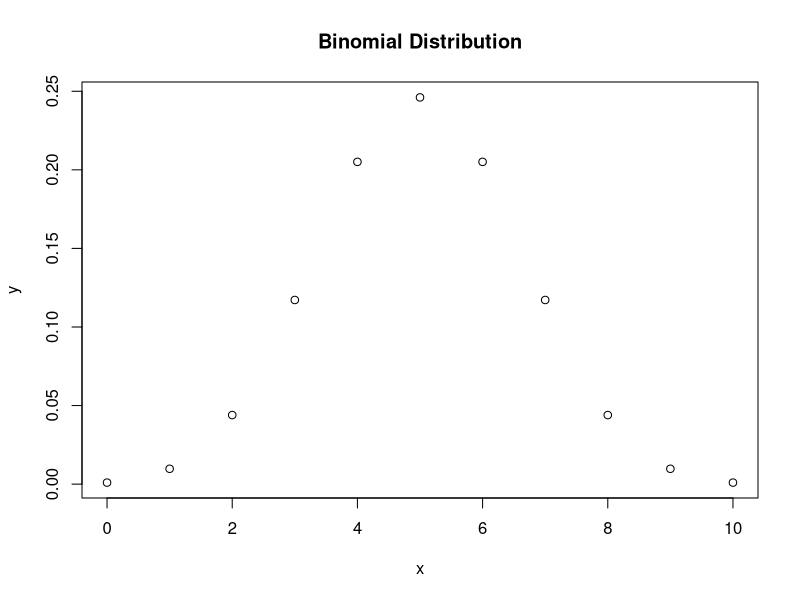
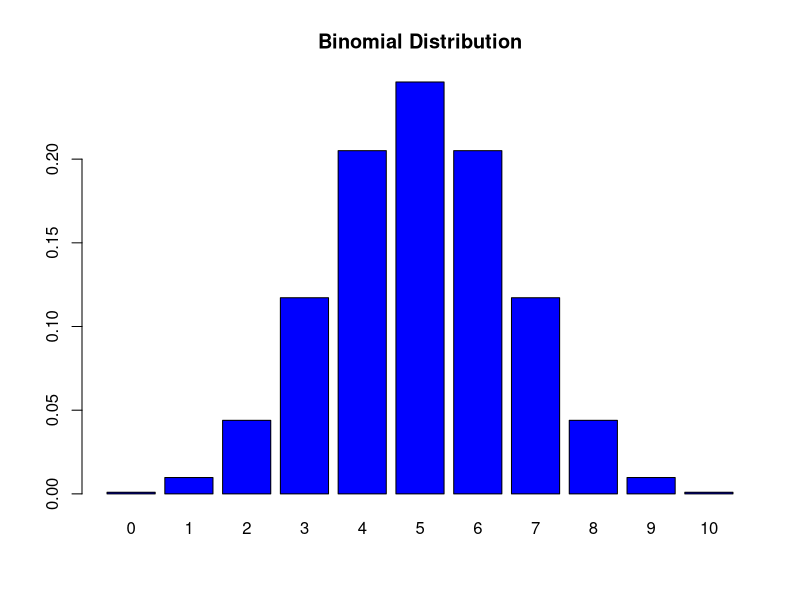
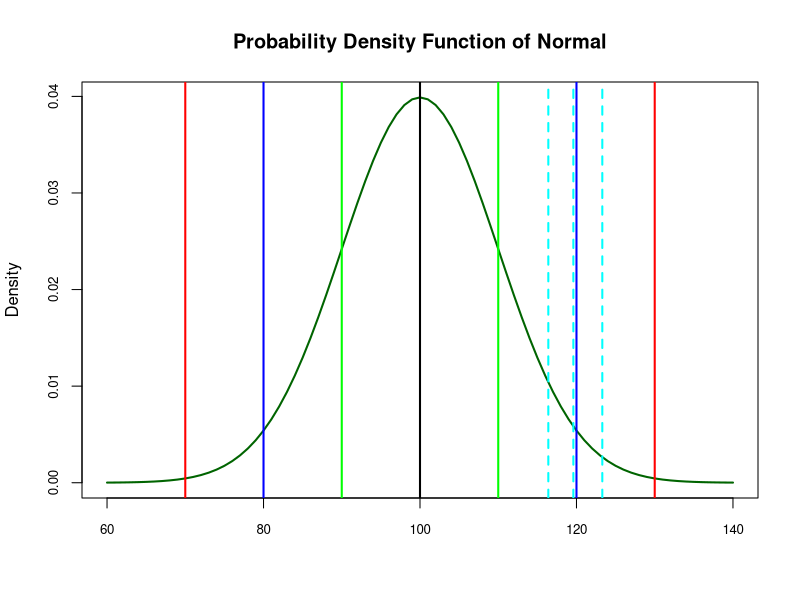
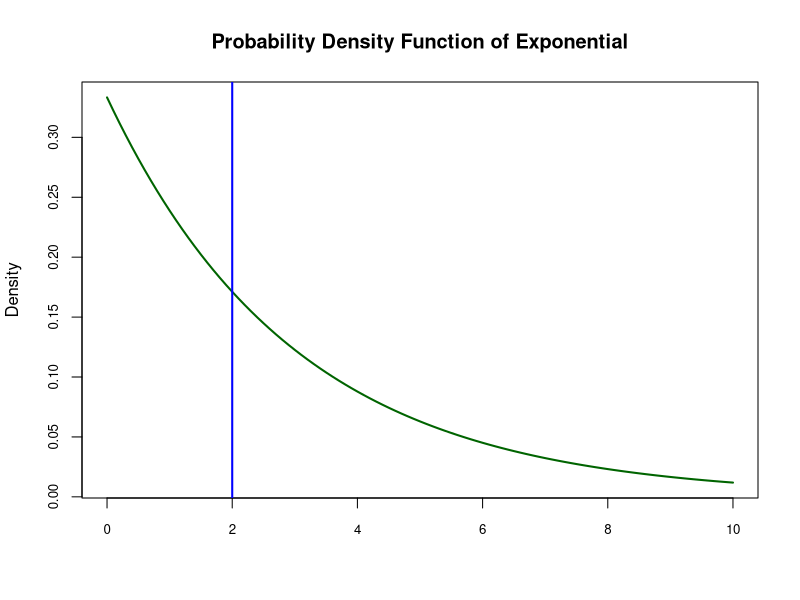

These figures' R source, in order:


# Binomial - chap 5

#dbinom(x, size, prob, log = FALSE)
#pbinom(q, size, prob, lower.tail = TRUE, log.p = FALSE)
#qbinom(p, size, prob, lower.tail = TRUE, log.p = FALSE)
#rbinom(n, size, prob)
## 'd' density 'p' cumulative probability 'q' quantile 'r' random

### 10 coins are tossed. p = probability(H) = 0.5, x= Number of heads

n=10
p=0.5
x = 3

dbinom(x, n, p) ## 3 heads

pbinom(x, n, p, lower.tail = TRUE) ## <= 3 heads

dbinom(0, n, p) + dbinom(1, n, p) + dbinom(2, n, p) + dbinom(3, n, p)

pbinom(x, n, p, lower.tail = FALSE) ## > 3 heads

1 - (dbinom(0, n, p) + dbinom(1, n, p) + dbinom(2, n, p) + dbinom(3, n, p))

qbinom(0.171875, n, p, lower.tail = TRUE, log.p = FALSE)

qbinom(0.85, n, p, lower.tail = TRUE, log.p = FALSE)

rbinom(20, n, p)

## Binomial Distribution

# Create a sample of 10 numbers which are incremented by 1.
x <- seq(0,10,by = 1)
# Create the binomial distribution.
y <- dbinom(x,10,0.5)
# Plot the graph for this sample.
plot(x,y, main="Binomial Distribution")

barplot(y, main = "Binomial Distribution", names.arg = x, col = "blue", horiz = FALSE)

df <- data.frame(x,y)
df$prdct <- df$x*df$y
mean_x <- sum(df$prdct)
mean_x



#########################################################################################

# Poisson - chap 5

#dpois(x, lambda, log = FALSE)
#ppois(q, lambda, lower.tail = TRUE, log.p = FALSE)
#qpois(p, lambda, lower.tail = TRUE, log.p = FALSE)
#rpois(n, lambda)

#If there are 10 cars crossing a bridge per minute on average, find the probability of having 
#10 or more cars crossing the bridge in a particular minute.

lambda <- 10  ## mean number of cars

dpois(10, lambda, log = FALSE)

ppois(10, lambda, lower.tail = TRUE, log.p = FALSE)

ppois(10, lambda, lower.tail = FALSE, log.p = FALSE)

ppois(9, lambda, lower.tail = FALSE, log.p = FALSE)

ppois(9, lambda, lower.tail = TRUE, log.p = FALSE)

qpois(0.477, lambda, lower.tail = TRUE, log.p = FALSE)

qpois(0.999999999, lambda, lower.tail = TRUE, log.p = FALSE)

rpois(20, lambda)

############################################################################################

# hypergrometric - chap 5

#dhyper(x, m, n, k, log = FALSE)
#phyper(q, m, n, k, lower.tail = TRUE, log.p = FALSE)
#qhyper(p, m, n, k, lower.tail = TRUE, log.p = FALSE)
#rhyper(nn, m, n, k)
#x,q, and m are white balls, n black balls, m+n total balls, k sample size

#A small voting district has 101 female voters and 95 male voters. A random sample of 10 voters is drawn. 
#What is the probability exactly 7 of the voters will be female?

x = 7                 ##  101 (m)  &  M: 95 (n)
m = 101               ## sample of  10  (k)
n = 95                ##  7 (x)  & M: 3  
k =10

dhyper(x, m, n, k, log = FALSE)

#################################################################################################

# Normal - chap 6

#dnorm(x, mean = 0, sd = 1, log = FALSE)
#pnorm(q, mean = 0, sd = 1, lower.tail = TRUE, log.p = FALSE)
#qnorm(p, mean = 0, sd = 1, lower.tail = TRUE, log.p = FALSE)
#rnorm(n, mean = 0, sd = 1)

# avg monthly cell phone bill has mean =$100, sd=$10

mean = 100
sd = 10

dnorm(100, mean = mean, sd = sd, log = FALSE)

pnorm(100, mean = mean, sd = sd, log = FALSE)

set.seed(3000)
xseq<-seq(60,140,1)
densities<-dnorm(xseq, 100,10)
plot(xseq, densities, col="darkgreen",xlab="", ylab="Density", type="l",lwd=2, cex=2, 
     main="Probability Density Function of Normal", cex.axis=.8)

pnorm(100, mean = mean, sd = sd, lower.tail = TRUE, log.p = FALSE)
abline(v = 100, col = "black", lwd = 2)
pnorm(90, mean = mean, sd = sd, lower.tail = TRUE, log.p = FALSE)
abline(v = 90, col = "green", lwd = 2)
pnorm(80, mean = mean, sd = sd, lower.tail = TRUE, log.p = FALSE)
abline(v = 80, col = "blue", lwd = 2)
pnorm(70, mean = mean, sd = sd, lower.tail = TRUE, log.p = FALSE)
abline(v = 70, col = "red", lwd = 2)

pnorm(90, mean = mean, sd = sd, lower.tail = TRUE, log.p = FALSE)
abline(v = 110, col = "green", lwd = 2)
pnorm(80, mean = mean, sd = sd, lower.tail = TRUE, log.p = FALSE)
abline(v = 120, col = "blue", lwd = 2)
pnorm(70, mean = mean, sd = sd, lower.tail = TRUE, log.p = FALSE)
abline(v = 130, col = "red", lwd = 2)

qnorm(0.95, mean = mean, sd = sd, lower.tail = TRUE, log.p = FALSE)
abline(v = 116.4, col = "cyan", lwd = 2, lty =2)
qnorm(0.975, mean = mean, sd = sd, lower.tail = TRUE, log.p = FALSE)
abline(v = 119.6, col = "cyan", lwd = 2, lty =2)
qnorm(0.99, mean = mean, sd = sd, lower.tail = TRUE, log.p = FALSE)
abline(v = 123.3, col = "cyan", lwd = 2, lty =2)



#############################################

#qnorm(0.99, mean = 0, sd = 1, lower.tail = TRUE, log.p = FALSE)
#pnorm(-1.63, mean = 0, sd = 1, lower.tail = TRUE, log.p = FALSE)

#qchisq(0.975,df=19)
#qchisq(0.025,df=19)

##############################################################################################

# exponential - chap 6

#dexp(x, rate = 1, log = FALSE)
#pexp(q, rate = 1, lower.tail = TRUE, log.p = FALSE)
#qexp(p, rate = 1, lower.tail = TRUE, log.p = FALSE)
#rexp(n, rate = 1)

#Suppose the mean checkout time of a supermarket cashier is 3 minutes. Find the probability of a 
#customer checkout being completed by the cashier in less than 2 minutes.

pexp(2, rate=1/3) 

set.seed(3000)
xseq<-seq(0,10,0.1)
densities<-dexp(xseq, 1/3)
plot(xseq, densities, col="darkgreen",xlab="", ylab="Density", type="l",lwd=2, cex=2, 
     main="Probability Density Function of Exponential", cex.axis=.8)

qexp(0.486, rate=1/3, lower.tail = TRUE, log.p = FALSE)
abline(v = 2, col = "blue", lwd = 2)





#######################################################################################

# sampling distribution for the mean & p - chap 7

# In a given hour, avg # of shoppers = 448 & sd = 21; sample of size 49 taken & sample mean computed.
# What is the probability that the sample mean < 446

z <- (446-448)/(21/7)
pnorm(z, 0, 1, lower.tail = TRUE)

## same question but NOT mean; What is the probability of 446 or less shoppers?

z <- (446-448)/(21)
pnorm(z, 0, 1, lower.tail = TRUE)


# 10% defective population. Select 80 parts. What is the probability of 12 or more defective? - chap 7

p = 0.1
n = 80
phat <- 12/80 ## 0.15

sd = sqrt((p*(1-p)/n))
z <- (phat - p)/sd

pnorm(z, mean = 0, sd = 1, lower.tail = FALSE, log.p = FALSE)
#######################################################################

###################### stop here #######################################









































pnorm(1, mean=0, sd=1, lower.tail = FALSE)